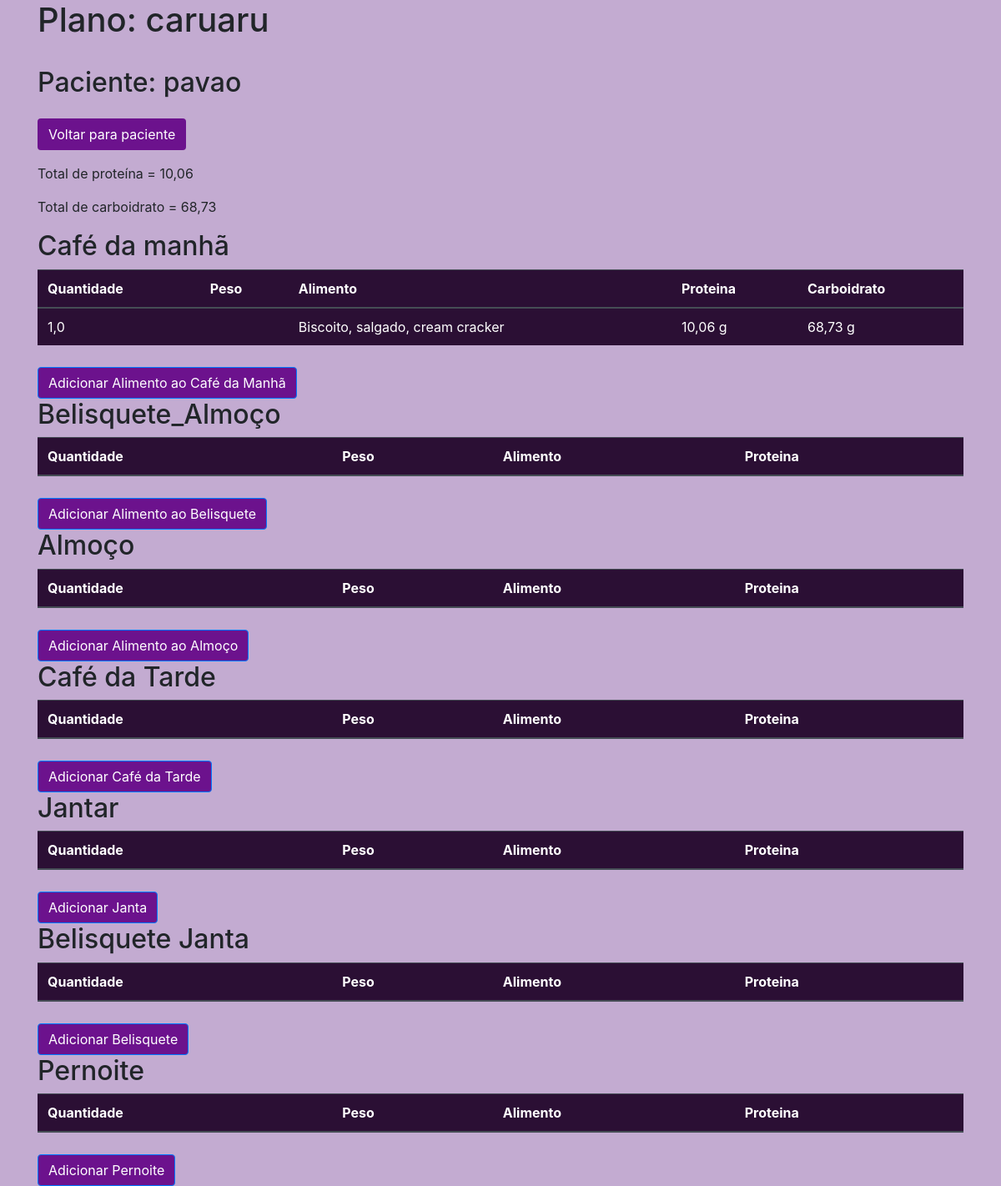
The app's page /plano/16 with its own data.
### plano/models.py (models this page shows, shortened)
class Base(models.Model):
    criado = models.DateField('Criação', auto_now_add=True)
    modificado = models.DateField('Atualização', auto_now=True)
    ativo = models.BooleanField('Ativo?', default=True )
    class Meta:
        abstract = True

class PlanoAlimentar(Base):
    nome = models.CharField('Plano',max_length=30)
    paciente = models.ForeignKey(Paciente, on_delete=models.CASCADE)

class Paciente(Base):
    nome = models.CharField('nome', max_length=100)
    telefone = models.CharField('Telefone', max_length=20)
    email = models.EmailField('E-mail')
    nascimento = models.DateField('Data de Nascimento')
    genero = models.CharField('Genero', max_length=100)
    def __str__(self):
        return self.nome

class Dietas(Base):
    plano = models.ForeignKey(PlanoAlimentar, on_delete=models.CASCADE)
    refeicoes = models.ForeignKey(Refeicao, on_delete=models.CASCADE)
    quantidade = models.FloatField('Quantidade')
    alimento = models.ForeignKey(Alimentos, on_delete=models.CASCADE)

class Alimentos(models.Model):
    nome = models.CharField('Nome', max_length=100)
    categoria = models.ForeignKey(Categorias, on_delete=models.CASCADE)
    umidade = models.FloatField('Umidade')
    energiakcal = models.FloatField('Energia kcal')
    energiakj = models.FloatField('Energia kj')
    proteina = models.FloatField('Proteína')
    lipideos = models.FloatField('Lipídeos')
    colesterol = models.FloatField('Colesterol')
    carboidrato = models.FloatField('Carboidrato')
    fibraalimentar = models.FloatField('Fibra Alimentar')
    cinzas = models.FloatField('Cinzas')
    calcio = models.FloatField('Cálcio')
    magnesio = models.FloatField('Magnésio')
    manganes = models.FloatField('Manganês')
    fosforo = models.FloatField('Fósforo ')
    ferro = models.FloatField('Ferro')
    sodio = models.FloatField('Sódio')
    potassio = models.FloatField('Potássio')
    cobre = models.FloatField('Cobre')
    zinco = models.FloatField('Zinco')
    retinol = models.FloatField('Retinol')
    tiamina = models.FloatField('Tiamina')
    riboflavina = models.FloatField('Riboflavina')
    piridoxina = models.FloatField('Piridoxina')
    niacina = models.FloatField('Niacina')
    vitaminac = models.FloatField('Vitamina C')
    def __str__(self) -> str:
        return self.nome

### plano/views.py (the view)
# urls.py: path('plano/<int:plano_id>', plano, name='plano'),
def plano(request, plano_id):
    plano = get_object_or_404(PlanoAlimentar, id=plano_id)
    paciente = plano.paciente
    if request.method == 'POST':
        form = DietasForm(request.POST)
        if form.is_valid():
            dieta = form.save(commit=False)
            dieta.plano = plano
            dieta.paciente = paciente
            refeicoes_id = request.POST.get('refeicoes')
            refeicao = Refeicao.objects.get(id=refeicoes_id)
            dieta.refeicoes = refeicao
            dieta.save()
            return redirect('plano', plano_id=plano_id)
    else:
        form = DietasForm(initial={'paciente': paciente})
    objPacienteService = PacienteService()
    retDietaPaciente = objPacienteService.get_dietas_by_paciente_and_plano(paciente, plano)
    retSomaProteinas = objPacienteService.get_soma_proteinas(retDietaPaciente)
    retSomaCarboitrados = objPacienteService.get_soma_carboidratos(retDietaPaciente)
    context = {
        'form': form,
        'paciente': paciente,
        'plano': plano,
    }
    context.update(retDietaPaciente)
    context.update(retSomaProteinas)
    context.update(retSomaCarboitrados)
    return render(request, 'plano.html', context)

### plano/templates/plano.html (shortened to what this page needs)
{% load static %}
<html lang="pt-br">
<head>
    <link rel="stylesheet" href="https://maxcdn.bootstrapcdn.com/bootstrap/4.5.2/css/bootstrap.min.css">
    <link rel="stylesheet" href="{% static 'css/style.css' %}">
</head>
<body>
    <div class="container">
        <h1>Plano: {{ plano.nome }}</h1><br>
        <h2>Paciente: {{ plano.paciente }}</h2>
        <a class="btn my-3" href="{% url 'pacientes' paciente.id  %}">Voltar para paciente</a>
        <p>Total de proteína = {{ total_proteina }}</p>
        <p>Total de carboidrato = {{ total_carboidrato }}</p>
        <h2>Café da manhã</h2>
        <table class="table table-dark">
            <thead>
                <tr>
                    <th scope="col">Quantidade</th>
                    <th scope="col">Peso</th>
                    <th scope="col">Alimento</th>
                    <th scope="col">Proteina</th>
                    <th scope="col">Carboidrato</th>
                </tr>
            </thead>
            <tbody>
                {% for cafe in cafe_manha %}
                    <tr>
                        <td scope="row">{{ cafe.quantidade }}</td>
                        <td scope="row">{{ cafe.alimento.peso }}</td>
                        <td scope="row">{{ cafe.alimento }}</td>
                        <td scope="row">{{ cafe.alimento.proteina }} g</td>
                        <td scope="row">{{ cafe.alimento.carboidrato }} g</td>
                    </tr>
                {% endfor %}
            </tbody>
        </table>
        <button type="button" class="btn btn-primary" data-toggle="modal" data-target="#modalCafeManha" data-paciente-id="{{ paciente_form.id }}">
            Adicionar Alimento ao Café da Manhã
        </button>
        <h2>Belisquete_Almoço</h2>
        <table class="table table-dark">
            <thead>
                <tr>
                    <th scope="col">Quantidade</th>
                    <th scope="col">Peso</th>
                    <th scope="col">Alimento</th>
                    <th scope="col">Proteina</th>
                </tr>
            </thead>
        </table>
        <button type="button" class="btn btn-primary" data-toggle="modal" data-target="#modalBelisqueteAlmoco" data-paciente-id="{{ paciente_form.id }}">
            Adicionar Alimento ao Belisquete
        </button>
        <h2>Almoço</h2>
        <table class="table table-dark">
            <thead>
                <tr>
                    <th scope="col">Quantidade</th>
                    <th scope="col">Peso</th>
                    <th scope="col">Alimento</th>
                    <th scope="col">Proteina</th>
                </tr>
            </thead>
        </table>
        <button type="button" class="btn btn-primary" data-toggle="modal" data-target="#modalAlmoco" data-paciente-id="{{ paciente_form.id }}">
            Adicionar Alimento ao Almoço
        </button>
         <h2>Café da Tarde</h2>
         <table class="table table-dark">
             <thead>
                 <tr>
                     <th scope="col">Quantidade</th>
                     <th scope="col">Peso</th>
                     <th scope="col">Alimento</th>
                     <th scope="col">Proteina</th>
                 </tr>
             </thead>
         </table>
         <button type="button" class="btn btn-primary" data-toggle="modal" data-target="#modalCafedaTarde" data-paciente-id="{{ paciente_form.id }}">
             Adicionar Café da Tarde
         </button>
         <h2>Jantar</h2>
         <table class="table table-dark">
             <thead>
                 <tr>
                     <th scope="col">Quantidade</th>
                     <th scope="col">Peso</th>
                     <th scope="col">Alimento</th>
                     <th scope="col">Proteina</th>
                 </tr>
             </thead>
         </table>
         <button type="button" class="btn btn-primary" data-toggle="modal" data-target="#modalJantar" data-paciente-id="{{ paciente_form.id }}">
         </button>
         <h2>Belisquete Janta</h2>
         <table class="table table-dark">
             <thead>
                 <tr>
                     <th scope="col">Quantidade</th>
                     <th scope="col">Peso</th>
                     <th scope="col">Alimento</th>
                     <th scope="col">Proteina</th>
                 </tr>
             </thead>
         </table>
         <button type="button" class="btn btn-primary" data-toggle="modal" data-target="#modalBelisqueteJanta" data-paciente-id="{{ paciente_form.id }}">
         </button>
         <h2>Pernoite</h2>
         <table class="table table-dark">
             <thead>
                 <tr>
                     <th scope="col">Quantidade</th>
                     <th scope="col">Peso</th>
                     <th scope="col">Alimento</th>
                     <th scope="col">Proteina</th>
                 </tr>
             </thead>
         </table>
         <button type="button" class="btn btn-primary" data-toggle="modal" data-target="#modalPernoite" data-paciente-id="{{ paciente_form.id }}">
         </button>
    </div>
</body>
</html>

### plano/static/css/style.css (style rules this page uses)
body { background-color: #c3abd1 ; }
.btn { margin-top: 10px; background-color: #6c128d; color: white; }
.table { background-color: #2b0f34; }

### records on screen
PlanoAlimentar: nome "caruaru", paciente "pavao"
Dietas: quantidade "1,0", alimento "Biscoito, salgado, cream cracker", alimento.proteina "10,06", alimento.carboidrato "68,73"

### other values on screen
{{ total_proteina }} "10,06"
{{ total_carboidrato }} "68,73"
